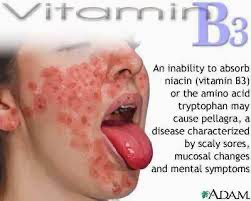
#> input picture amazon/word/media/image20.tiff, 251 x 201 px; its folder holds 7 pictures in this run
$ jupyter execute --allow-errors amazon.ipynb   (shell and % lines are left out)   (Python 2 division)   (text cells are left out)
#> lines starting #> are read from the running program, lines starting #| are printed output that depends on the picture; pictures that were not available may be replaced by others from this repository, and a replacement may not be noted
[cell 1]
#imports here
from selenium import webdriver
from selenium.webdriver.common.keys import Keys
from selenium.webdriver.support import expected_conditions as EC
from selenium.webdriver.common.by import By
from selenium.webdriver.support.wait import WebDriverWait
from selenium.webdriver.firefox.options import Options
import time
import os
from fake_useragent import UserAgent
from random import randint
import pandas as pd
import numpy as np
import re
from datetime import datetime
from datetime import timedelta
from bs4 import BeautifulSoup
from urllib.parse import urljoin
import requests
import string

[cell 2]
import docx2txt

[cell 3]
import zipfile

#> (the rest of this cell did not finish here and is left out)

[cell 4]
image1 = '/home/wafistos/Documents/Projects/scaping_wafi/amazon/wafi.jpeg'
image2 = '/home/wafistos/Documents/Projects/scaping_wafi/amazon/wafi2.jpeg'
#> (the rest of this cell did not finish here and is left out)

[cell 5]
import os, sys
from PIL import Image

image1 = 'word/media/image20.tiff'
im = Image.open(image1)
#> im is the input picture: PIL image 251x201 RGB; mean R, G, B 206.3, 177.5, 172.5
print("new filename : " )
out = im.convert("RGB")
out.save('wafi2.jpeg', "JPEG", quality=90)

#> (a cell that did not finish here is left out)

#> (a cell that did not finish here is left out)

[cell 8]
import zipfile
import cv2
import imutils
import numpy as np

#> (the rest of this cell did not finish here and is left out)

[cell 9]
def compare_image(path_img1, path_img2):
    #get the images you want to compare.
    original = cv2.imread(path_img1)
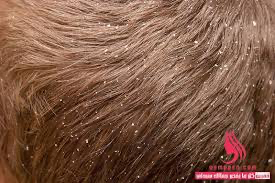
#> input picture amazon/word/media/image1.tiff, 275 x 183 px, given in place of 2.png, which was not available
#> original is the input picture: shape (183, 275, 3); mean B, G, R 69.1, 89, 127
    new = cv2.imread(path_img2)
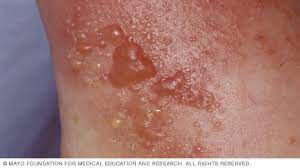
#> input picture amazon/word/media/image10.tiff, 300 x 168 px, given in place of 1.png, which was not available
#> new is the input picture: shape (168, 300, 3); mean B, G, R 113.5, 119.1, 163.5
    #resize the images to make them small in size. A bigger size image may take a significant time
    #more computing power and time
    original = imutils.resize(original, height = 600)
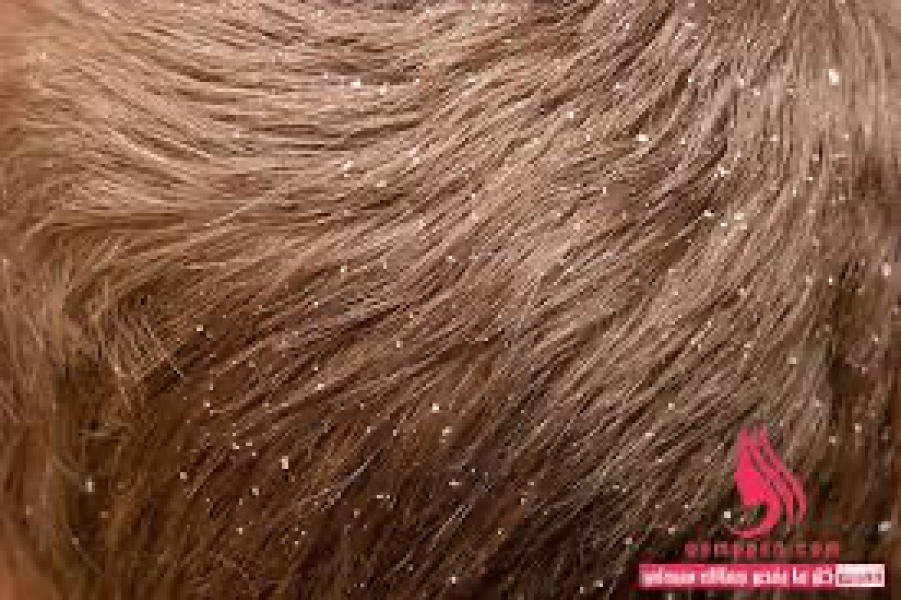
#> original: shape (600, 901, 3); mean B, G, R 69.1, 89, 126.9
    new = imutils.resize(new, height = 600)
#> new: shape (600, 1071, 3)

    #create a copy of original image so that we can store the
    #difference of 2 images in the same on
    res = cv2.absdiff(original, new)

    #--- convert the result to integer type ---
    res = res.astype(np.uint8)

    #--- find percentage difference based on number of pixels that are not zero ---
    percentage = (np.count_nonzero(res) * 100)/ res.size
    return percentage

#> (a cell that did not finish here is left out)

#> (a cell that did not finish here is left out)

#> (a cell that did not finish here is left out)

[cell 13]
start = time.perf_counter()
finish = time.perf_counter()

print( f'Finished  in { round(finish-start, 2) }) second(s')

[cell 14]
import concurrent
# Link tuto YT https://www.youtube.com/watch?v=fKl2JW_qrso

def do_something(seconds):
    print(f'Sleeping {seconds} second..\n')
    time.sleep(seconds)
    return f'Done Sleeping {seconds}...'

# with concurrent.futures.ThreadPoolExecutor() as excutor:
with concurrent.futures.ProcessPoolExecutor() as excutor:
    # Creer des Muliprocessing
    results = [ excutor.submit( do_something, 1) for _ in range(10)]
    # Creer map Muliprocessing
#     excutor.map(do_something, List_pour iterer)

    # Get result of Multiprocessing
    for f in concurrent.futures.as_completed(results):
        print(f.result())
